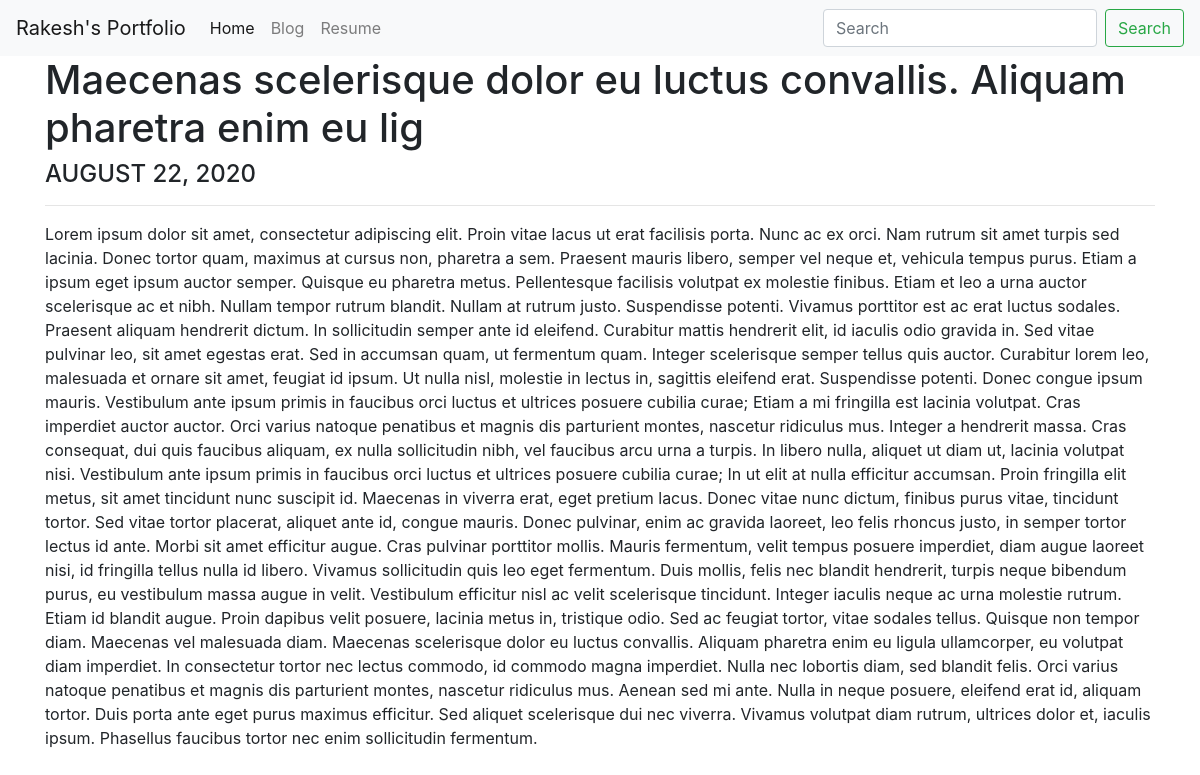
/blog/5/, run on the app's committed database.
### blog/models.py (models this page shows, shortened)
class Blog(models.Model):
    title = models.CharField(max_length=200)
    description = models.TextField()
    created_ts = models.DateField(auto_now=True)

### blog/views.py (the view)
# urls.py: path('<int:blog_id>/', views.detail, name = 'detail')
def detail(request, blog_id):
    blog = get_object_or_404(Blog, pk = blog_id)
    return render(request, 'blog/detail.html', {'blog' : blog})

### blog/templates/blog/detail.html
{% extends 'portfolio/base.html' %}
{% load static %}
{% block 'content' %}
<div class="container">
    <div class="row">
        <div class="col-md-12">
    <h1>{{ blog.title }}</h1>
    <h4>{{ blog.created_ts|date:'F d, Y'|upper }}</h4>
    <hr>
    <p>{{ blog.description }}</p>
    </div>
    </div>
    </div>
{% endblock %}

### data on the page
Blog: title "Maecenas scelerisque dolor eu luctus convallis. Aliquam pharetra enim eu lig", created_ts "AUGUST 22, 2020", description "Lorem ipsum dolor sit amet, consectetur adipiscing elit. Proin vitae lacus ut erat facilisis porta. Nunc ac ex orci. Nam rutrum sit amet turpis sed lacinia. Donec tortor quam, maximus at cursus non, pharetra a sem. Praesent mauris libero, semper vel neque et, vehicula tempus purus. Etiam a ipsum eget ipsum auctor semper. Quisque eu pharetra metus. Pellentesque facilisis volutpat ex molestie finibus. Etiam et leo a urna auctor scelerisque ac et nibh. Nullam tempor rutrum blandit. Nullam at rutrum justo. Suspendisse potenti. Vivamus porttitor est ac erat luctus sodales. Praesent aliquam hendrerit dictum. In sollicitudin semper ante id eleifend. Curabitur mattis hendrerit elit, id iaculis odio…"
